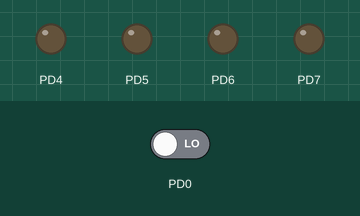
Simulated run of this program. Board: ATmega32, built with avr-gcc and emulated at 8 MHz. On the bench: output pins drawn as LEDs (lit = HIGH). Inputs (shaded band) come from the test bench; at power-on: PD0 LOW.

Above: at 1.2 s.
1.3 s: PD0 driven HIGH
At 2.4 s:
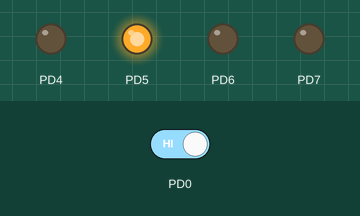
At 12.4 s:
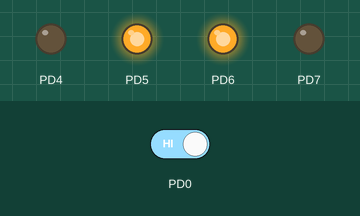
Timing chart, 0 to 22.8 s (numbered marks = the images above; inputs shaded):
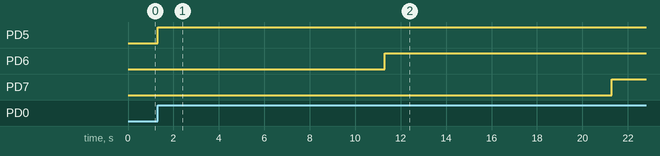

Measured:
- after the input at 1.3 s, PD5: LOW → HIGH at once; PD6: LOW → HIGH after 10.0 s; PD7: LOW → HIGH after 20.0 s

The program:

main.c
```c
/*
 * GccApplication1.c
 *
 * Created: 5/25/2023 11:11:01 AM
 * Author : salah
 */

typedef volatile unsigned char vuint08_t ;
#include <util/delay.h>
#include <avr/interrupt.h>

// register address
#define F_CPU 8000000UL
#define IO_BASE 0x20
#define PORTD_ *(vuint08_t *)(IO_BASE + 0x12) //ODR
#define DDRD_ *(vuint08_t *)(IO_BASE + 0x11) //DDR
#define PIND_ *(vuint08_t *)(IO_BASE + 0x10) //IDR


void PORTD_init()
{
	//enable output point to pin 4/5/6/7
	DDRD_|=0b1111<<4;

}

#define toggile_bit(PORT,bit) PORT^= 1<<bit
#define set_bit(PORT,bit) PORT|= 1<<bit
#define clear_bit(PORT,bit) PORT&= ~(1<<bit)


int main(void)
{
	//LED TRAIN USING ONE PUSH BUTTON
	PORTD_init();
	int flag=0;
	while(1)
	{
		if((PIND_&1)==1 )
		{
			if(!flag) //ALL LEDS ARE OFF
			{

				if(((PORTD_&(1<<5))>>5)==0)
				{
					set_bit(PORTD_,5);
					_delay_ms(10000);

				}
				else if(((PORTD_&(1<<6))>>6)==0)
				{
					set_bit(PORTD_,6);
					_delay_ms(10000);

				}
				else if(((PORTD_&(1<<7))>>7)==0)
				{
					set_bit(PORTD_,7);
					_delay_ms(10000);
					flag=1;  //ALL LEDS ARE ON

				}
			}
			else
			{
				if(((PORTD_&(1<<7))>>7)==1)
				{
					clear_bit(PORTD_,7);
					_delay_ms(10000);

				}
				else if(((PORTD_&(1<<6))>>6)==1)
				{
					clear_bit(PORTD_,6);
					_delay_ms(10000);
				}

				else if(((PORTD_&(1<<5))>>5)==1)
				{
					clear_bit(PORTD_,5);
					_delay_ms(10000);
					flag=0;   //ALL LEDS ARE OFF AGIAN
				}

			}
		}


	}
	return 0;
}
```
